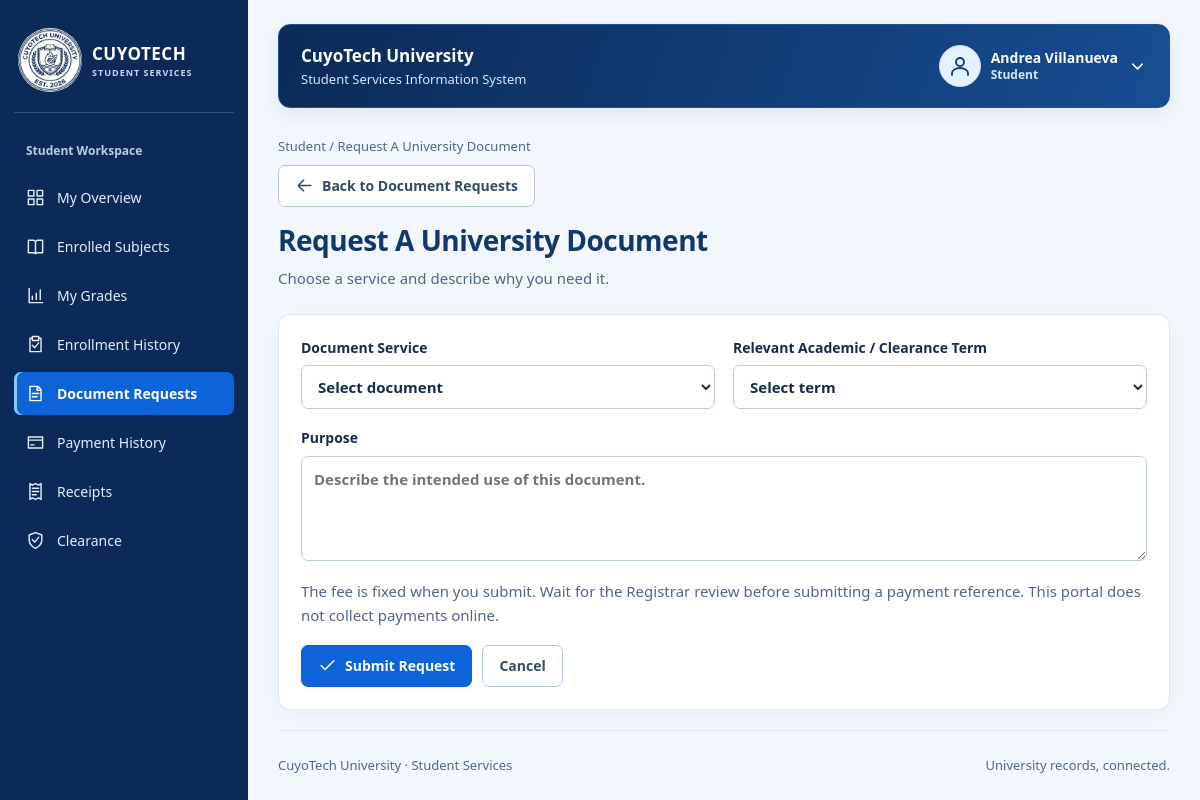
Screenshot of /student/request-create.php (signed in) with the database file from the repository.
### tables this page shows
CREATE TABLE IF NOT EXISTS students (
    student_id INT AUTO_INCREMENT PRIMARY KEY,
    account_id INT NOT NULL UNIQUE,
    department_id INT NOT NULL,
    student_number VARCHAR(30) NOT NULL UNIQUE,
    first_name VARCHAR(200) NOT NULL,
    last_name VARCHAR(200) NOT NULL,
    academic_status VARCHAR(20) NOT NULL DEFAULT 'ACTIVE',
    FOREIGN KEY (account_id) REFERENCES accounts(account_id),
    FOREIGN KEY (department_id) REFERENCES departments(department_id)
);

CREATE TABLE IF NOT EXISTS accounts (
    account_id INT AUTO_INCREMENT PRIMARY KEY,
    email VARCHAR(254) NOT NULL UNIQUE,
    password_hash VARCHAR(255) NOT NULL,
    account_role VARCHAR(10) NOT NULL,
    is_active BOOLEAN NOT NULL DEFAULT TRUE,
    created_at DATETIME NOT NULL DEFAULT CURRENT_TIMESTAMP,
    updated_at DATETIME NOT NULL DEFAULT CURRENT_TIMESTAMP ON UPDATE CURRENT_TIMESTAMP
);

### config/database.php (called while the page is built)
<?php
function config(): array
{
    return [
        'host' => '127.0.0.1',
        'port' => '3306',
        'database' => 'cuyotech_ssis_db',
        'username' => 'root',
        'password' => '',
        'base_url' => '/CuyoTech-SSIS',
        'campus_image' => '',
        'grade_values' => [],
    ];
}
function db(): PDO
{
    static $pdo;
    if (!$pdo) {
        $c = config();
        $pdo = new PDO(
            "mysql:host={$c['host']};port={$c['port']};dbname={$c['database']}",
            $c['username'],
            $c['password'],
            [
                PDO::ATTR_ERRMODE => PDO::ERRMODE_EXCEPTION,
                PDO::ATTR_DEFAULT_FETCH_MODE => PDO::FETCH_ASSOC,
                PDO::ATTR_EMULATE_PREPARES => false,
            ]
        );
        $pdo->exec("SET time_zone = '+00:00'");
    }
    return $pdo;
}

### includes/auth.php (called while the page is built, shortened)
<?php
require_once __DIR__ . '/functions.php';
function current_user(): ?array
{
    $user = one('SELECT a.account_id, a.email, a.account_role, a.is_active,
        COALESCE(s.first_name,f.first_name) AS first_name,COALESCE(s.last_name,f.last_name) AS last_name,
        s.student_id, s.department_id AS student_department_id, TRIM(CONCAT(s.first_name,CHAR(32),s.last_name)) AS student_name,
        f.staff_id, TRIM(CONCAT(f.first_name,CHAR(32),f.last_name)) AS staff_name, f.staff_role, f.access_scope, f.department_id
        FROM accounts a LEFT JOIN students s ON s.account_id=a.account_id
        LEFT JOIN staff_users f ON f.account_id=a.account_id WHERE a.account_id=?', [$_SESSION['account_id']]);
    $user['role'] = $user['account_role'] === 'STUDENT' ? 'STUDENT' : $user['staff_role'];
    $user['full_name'] = $user['student_name'] ?: $user['staff_name'];
    return $user;
}
function require_role(string ...$allowed): array
{
    $user = current_user();
    return $user;
}
function portal(array $user): string
{
    return strtolower($user['role']);
}

### student/request-create.php (the view, shortened to what this page needs)
<?php
$user = require_role('STUDENT');
$title = 'Request A University Document';
$subtitle = 'Choose a service and describe why you need it.';
require __DIR__ . '/../includes/header.php';
?>
<form method="post" class="panel">
    <div class="field-grid">
        <label>Document Service<select name="document_type_id" required>
                <option value="">Select document</option>
            </select>
        </label>
        <label>Relevant Academic / Clearance Term<select name="term_id" required>
                <option value="">Select term</option>
            </select>
        </label>
    </div>
    <label>Purpose<textarea name="purpose" required maxlength="1000" placeholder="Describe the intended use of this document.">
<?= e(input('purpose')) ?>
</textarea>
    </label>
    <p class="muted">The fee is fixed when you submit. Wait for the Registrar review before submitting a payment reference. This portal does not collect payments online.</p>
    <div class="actions">
        <button type="submit"><?= icon('check') ?> Submit Request</button>
        <a class="button secondary" href="<?= e(url('student/document-requests.php')) ?>">Cancel</a>
    </div>
</form>
<?php require __DIR__ . '/../includes/footer.php'; ?>

### includes/header.php (shortened to what this page needs)
<!doctype html>
<html lang="en">
<head>
    <link rel="stylesheet" href="<?= e(url('assets/css/app.css')) ?>">
</head>
<body class="portal-layout">
    <header class="topbar">
        <div class="workspace-name">CuyoTech University<small>Student Services Information System</small></div>
        <details class="profile-menu">
            <summary aria-label="Open account menu">
                <span class="avatar"><?= icon('profile') ?></span>
                <span class="profile-identity"><strong><?= e($user['full_name']) ?></strong><small><?= e(ui_label($user['role'])) ?></small></span>
                <?= icon('chevron') ?>
            </summary>
        </details>
    </header>
    <div class="shell">
        <?php require __DIR__ . '/sidebar.php'; ?>
        <main class="content" id="main" tabindex="-1">
            <div class="eyebrow">
                <?= e(ui_label($user['role'])) ?> / <?= e(ucwords($title)) ?>
            </div>
            <?php
            $backPages = [
                'account-create' => ['accounts', 'Accounts'],
                'account-edit' => ['accounts', 'Accounts'],
                'request-create' => ['document-requests', 'Document Requests'],
                'request-details' => ['document-requests', 'Document Requests'],
                'payment-create' => ['payments', 'Payments'],
                'payment-details' => ['payments', 'Payments'],
                'enrollment-details' => ['enrollments', 'Enrollments'],
                'grade-entry' => ['grades', 'Grades'],
                'clearance-details' => ['clearances', 'Clearances']
            ];
            $currentPage = basename($_SERVER['SCRIPT_NAME'], '.php');
            $back = $backPages[$currentPage] ?? null;
            if ($back): ?>
                <a class="button secondary back-button" href="<?= e(url(portal($user) . '/' . $back[0] . '.php' . list_query())) ?>"><?= icon('back') ?> Back to <?= e($back[1]) ?></a>
            <?php endif; ?>
            <div class="page-heading">
                <div>
                    <h1>
                        <?= e(ucwords($title)) ?>
                    </h1>
                    <?php if (!empty($subtitle)): ?><p><?= e($subtitle) ?></p><?php endif; ?>
                </div>
            </div>

### includes/sidebar.php
<?php
$menus = [
    'ADMIN' => ['dashboard' => 'Overview', 'accounts' => 'User accounts', 'service-catalog' => 'Service catalog', 'departments' => 'Departments', 'courses' => 'Courses', 'subjects' => 'Subjects', 'terms' => 'Academic terms', 'activity-log' => 'Request activity'],
    'STUDENT' => ['dashboard' => 'My overview', 'subjects' => 'Enrolled subjects', 'grades' => 'My grades', 'enrollments' => 'Enrollment history', 'document-requests' => 'Document requests', 'payments' => 'Payment history', 'receipts' => 'Receipts', 'clearance' => 'Clearance'],
    'REGISTRAR' => ['dashboard' => 'Registrar desk', 'enrollments' => 'Enrollments', 'grades' => 'Grade records', 'document-requests' => 'Document requests', 'clearance-status' => 'Clearance status'],
    'CASHIER' => ['dashboard' => 'Cashier desk', 'payments' => 'Payment verification', 'receipts' => 'Issued receipts'],
    'DEPARTMENT' => ['dashboard' => 'Department desk', 'clearances' => 'Clearance processing', 'students' => 'Department students'],
];
$page = basename($_SERVER['SCRIPT_NAME'], '.php');
$parentPages = [
    'account-create' => 'accounts',
    'account-edit' => 'accounts',
    'account-toggle' => 'accounts',
    'request-create' => 'document-requests',
    'request-details' => 'document-requests',
    'enrollment-details' => 'enrollments',
    'grade-entry' => 'grades',
    'payment-create' => 'payments',
    'payment-details' => 'payments',
    'verify-payment' => 'payments',
    'clearance-details' => 'clearances'
];
$activePage = $parentPages[$page] ?? $page;
?>
<nav class="sidebar" id="portal-nav" aria-label="Portal navigation">
    <a class="brand" href="<?= e(url(portal($user) . '/dashboard.php')) ?>">
        <span class="brand-emblem"><img class="university-logo" src="<?= e(url('assets/images/CuyoTech-Logo.png')) ?>" alt="" width="80" height="80"></span>
        <div>CUYOTECH<small>STUDENT SERVICES</small>
        </div>
    </a>
    <div class="label"><?= e(ui_label($user['role'])) ?> Workspace</div>
    <?php foreach ($menus[$user['role']] as $file => $label): ?>
        <a <?= $activePage === $file ? 'aria-current="page"' : '' ?> class="<?= $activePage === $file ? 'active' : '' ?>" href="<?= e(url(portal($user) . '/' . $file . '.php')) ?>">
            <?= icon($file) ?>
            <?= e(ucwords($label)) ?>
        </a>
    <?php endforeach; ?>
</nav>

### rows the page displays
students: account.account_role "Student", account.account_role "My Overview", account.account_role "Enrolled Subjects", account.account_role "My Grades", account.account_role "Enrollment History", account.account_role "Document Requests", account.account_role "Payment History", account.account_role "Receipts", account.account_role "Clearance"

### other values shown
$user['full_name'] "Andrea Villanueva"
$title "Request A University Document"
$back[1] "Document Requests"
$subtitle "Choose a service and describe why you need it."
